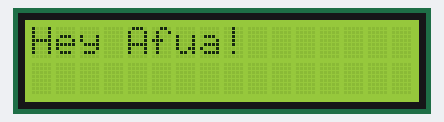
Recording of a sketch running on a simulated Arduino Uno, built with avr-gcc and run on an emulated ATmega328P. Parts: 16×2 character LCD.

Above: at 0.1 s.
At 4.1 s:
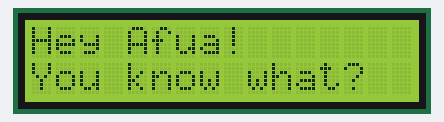
At 7.1 s:
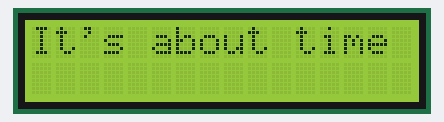
At 10.1 s:
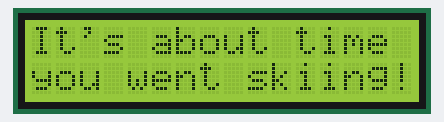

The sketch:

lcd_displayMessage.ino
```cpp
#include <LiquidCrystal.h>

//initializing library with interfacing arduino pin numbers
//i.e. rs, en, d4, d5, d6, d7
LiquidCrystal lcd(7, 8, 9, 10, 11, 12);

void setup() {
  // put your setup code here, to run once:
//  prints message to screen on first line
lcd.begin(16, 2);
lcd.print("Hey Afua!");
delay(4000);

//prints message to screen on second line
lcd.setCursor(0, 1);
lcd.print("You know what?");

//clear screen after 3s
delay(3000);
lcd.clear();
}

void loop() {
  // put your main code here, to run repeatedly:
// prints message to screen at set time
if (millis()/1000 >= 5){
  lcd.setCursor(0, 0);
  lcd.print("It's about time ");
}
if (millis()/1000 >= 10){
  lcd.setCursor(0, 1);
  lcd.print("you went skiing!");
}
}
```

Measured:
- what the display in image 1 shows lasts 3.0 s, from 4.1 s to 7.1 s
- what the display in image 2 shows lasts 2.9 s, from 7.1 s to 10.0 s
